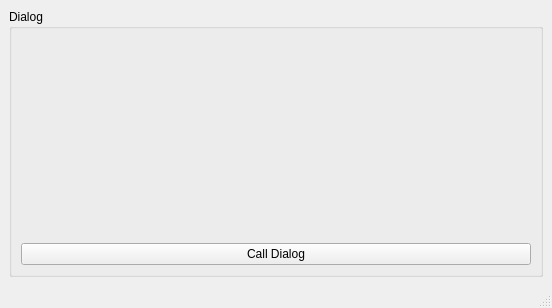
<?xml version="1.0" encoding="UTF-8"?>
<ui version="4.0">
 <class>MainWindow</class>
 <widget class="QMainWindow" name="MainWindow">
  <property name="geometry">
   <rect>
    <x>0</x>
    <y>0</y>
    <width>552</width>
    <height>308</height>
   </rect>
  </property>
  <property name="windowTitle">
   <string>MainWindow</string>
  </property>
  <widget class="QWidget" name="centralwidget">
   <layout class="QGridLayout" name="gridLayout">
    <item row="0" column="0">
     <widget class="QGroupBox" name="groupBox">
      <property name="title">
       <string>Dialog</string>
      </property>
      <layout class="QVBoxLayout" name="verticalLayout">
       <item>
        <widget class="QLabel" name="lbl_call_dialog">
         <property name="font">
          <font>
           <pointsize>14</pointsize>
          </font>
         </property>
         <property name="text">
          <string/>
         </property>
         <property name="alignment">
          <set>Qt::AlignCenter</set>
         </property>
        </widget>
       </item>
       <item>
        <widget class="QPushButton" name="btn_call_dialog">
         <property name="text">
          <string>Call Dialog</string>
         </property>
        </widget>
       </item>
      </layout>
     </widget>
    </item>
   </layout>
  </widget>
  <widget class="QMenuBar" name="menubar">
   <property name="geometry">
    <rect>
     <x>0</x>
     <y>0</y>
     <width>552</width>
     <height>21</height>
    </rect>
   </property>
  </widget>
  <widget class="QStatusBar" name="statusbar"/>
 </widget>
 <resources/>
 <connections/>
</ui>
